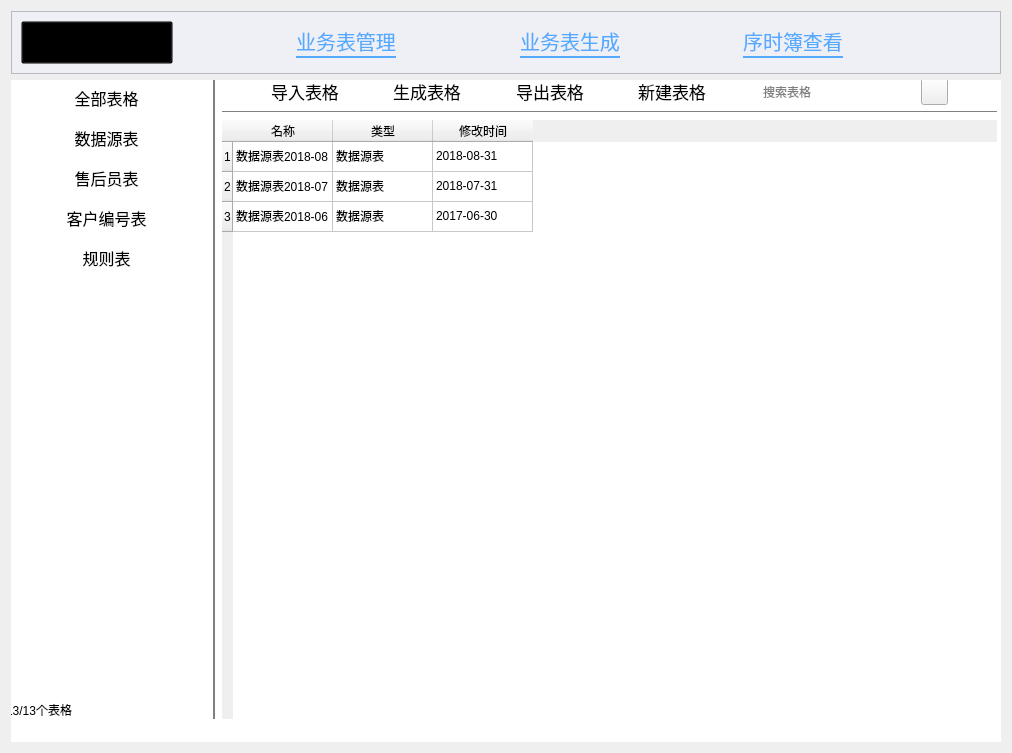
<?xml version="1.0" encoding="UTF-8"?>
<ui version="4.0">
 <class>manageWidget</class>
 <widget class="QWidget" name="manageWidget">
  <property name="geometry">
   <rect>
    <x>0</x>
    <y>0</y>
    <width>1012</width>
    <height>753</height>
   </rect>
  </property>
  <property name="windowTitle">
   <string>表单管理</string>
  </property>
  <property name="styleSheet">
   <string notr="true"/>
  </property>
  <layout class="QGridLayout" name="gridLayout">
   <item row="0" column="0">
    <widget class="QFrame" name="titleFrame">
     <property name="styleSheet">
      <string notr="true">QFrame#titleFrame{
	background: rgb(238,240,246);
}</string>
     </property>
     <property name="frameShape">
      <enum>QFrame::StyledPanel</enum>
     </property>
     <property name="frameShadow">
      <enum>QFrame::Raised</enum>
     </property>
     <layout class="QHBoxLayout" name="horizontalLayout">
      <item>
       <widget class="QPushButton" name="logoLabelPushButton">
        <property name="sizePolicy">
         <sizepolicy hsizetype="Fixed" vsizetype="Fixed">
          <horstretch>0</horstretch>
          <verstretch>0</verstretch>
         </sizepolicy>
        </property>
        <property name="styleSheet">
         <string notr="true">QPushButton#logoLabelPushButton{
	font-family: &quot;等线&quot;;
	font-weight: bold;
	font-size: 24px;
	background: rgba(0,0,0,0);
}</string>
        </property>
        <property name="text">
         <string>提成计算系统</string>
        </property>
        <property name="icon">
         <iconset resource="resources.qrc">
          <normaloff>:/img/销售提成结算.png</normaloff>:/img/销售提成结算.png</iconset>
        </property>
        <property name="iconSize">
         <size>
          <width>50</width>
          <height>50</height>
         </size>
        </property>
       </widget>
      </item>
      <item>
       <spacer name="horizontalSpacer">
        <property name="orientation">
         <enum>Qt::Horizontal</enum>
        </property>
        <property name="sizeHint" stdset="0">
         <size>
          <width>74</width>
          <height>19</height>
         </size>
        </property>
       </spacer>
      </item>
      <item>
       <widget class="QPushButton" name="tableManagePushButton">
        <property name="sizePolicy">
         <sizepolicy hsizetype="Fixed" vsizetype="Fixed">
          <horstretch>0</horstretch>
          <verstretch>0</verstretch>
         </sizepolicy>
        </property>
        <property name="styleSheet">
         <string notr="true">QPushButton#tableManagePushButton{
	background: rgba(0,0,0,0);
	font-family: &quot;黑体&quot;;
	font-size: 20px;
}

QPushButton#tableManagePushButton:hover{
	color: rgb(85, 170, 255);
}

QPushButton#tableManagePushButton:checked{
	color: rgb(85, 170, 255);
	border: none;
	border-bottom: 2px solid rgb(85, 170, 255);
}</string>
        </property>
        <property name="text">
         <string>业务表管理</string>
        </property>
        <property name="checkable">
         <bool>true</bool>
        </property>
        <property name="checked">
         <bool>true</bool>
        </property>
       </widget>
      </item>
      <item>
       <spacer name="horizontalSpacer_2">
        <property name="orientation">
         <enum>Qt::Horizontal</enum>
        </property>
        <property name="sizeHint" stdset="0">
         <size>
          <width>94</width>
          <height>19</height>
         </size>
        </property>
       </spacer>
      </item>
      <item>
       <widget class="QPushButton" name="tableGeneratePushButton">
        <property name="sizePolicy">
         <sizepolicy hsizetype="Fixed" vsizetype="Fixed">
          <horstretch>0</horstretch>
          <verstretch>0</verstretch>
         </sizepolicy>
        </property>
        <property name="styleSheet">
         <string notr="true">QPushButton#tableGeneratePushButton{
	background: rgba(0,0,0,0);
	font-family: &quot;黑体&quot;;
	font-size: 20px;
}

QPushButton#tableGeneratePushButton:hover{
	color: rgb(85, 170, 255);
}

QPushButton#tableGeneratePushButton:checked{
	color: rgb(85, 170, 255);
	border: none;
	border-bottom: 2px solid rgb(85, 170, 255);
}</string>
        </property>
        <property name="text">
         <string>业务表生成</string>
        </property>
        <property name="checkable">
         <bool>true</bool>
        </property>
        <property name="checked">
         <bool>true</bool>
        </property>
       </widget>
      </item>
      <item>
       <spacer name="horizontalSpacer_3">
        <property name="orientation">
         <enum>Qt::Horizontal</enum>
        </property>
        <property name="sizeHint" stdset="0">
         <size>
          <width>82</width>
          <height>19</height>
         </size>
        </property>
       </spacer>
      </item>
      <item>
       <widget class="QPushButton" name="tableViewPushButton">
        <property name="sizePolicy">
         <sizepolicy hsizetype="Fixed" vsizetype="Fixed">
          <horstretch>0</horstretch>
          <verstretch>0</verstretch>
         </sizepolicy>
        </property>
        <property name="styleSheet">
         <string notr="true">QPushButton#tableViewPushButton{
	background: rgba(0,0,0,0);
	font-family: &quot;黑体&quot;;
	font-size: 20px;
}

QPushButton#tableViewPushButton:hover{
	color: rgb(85, 170, 255);
}

QPushButton#tableViewPushButton:checked{
	color: rgb(85, 170, 255);
	border: none;
	border-bottom: 2px solid rgb(85, 170, 255);
}</string>
        </property>
        <property name="text">
         <string>序时簿查看</string>
        </property>
        <property name="checkable">
         <bool>true</bool>
        </property>
        <property name="checked">
         <bool>true</bool>
        </property>
       </widget>
      </item>
      <item>
       <spacer name="horizontalSpacer_4">
        <property name="orientation">
         <enum>Qt::Horizontal</enum>
        </property>
        <property name="sizeHint" stdset="0">
         <size>
          <width>148</width>
          <height>19</height>
         </size>
        </property>
       </spacer>
      </item>
     </layout>
    </widget>
   </item>
   <item row="1" column="0">
    <widget class="QStackedWidget" name="stackedWidget">
     <property name="styleSheet">
      <string notr="true">QWidget#page{
	background: white;
}</string>
     </property>
     <widget class="QWidget" name="page">
      <widget class="QWidget" name="horizontalLayoutWidget_2">
       <property name="geometry">
        <rect>
         <x>-5</x>
         <y>-2</y>
         <width>991</width>
         <height>641</height>
        </rect>
       </property>
       <layout class="QHBoxLayout" name="horizontalLayout_4">
        <item>
         <layout class="QVBoxLayout" name="verticalLayout_3">
          <item>
           <widget class="QListWidget" name="selectListWidget">
            <property name="sizePolicy">
             <sizepolicy hsizetype="Fixed" vsizetype="Minimum">
              <horstretch>0</horstretch>
              <verstretch>0</verstretch>
             </sizepolicy>
            </property>
            <property name="minimumSize">
             <size>
              <width>201</width>
              <height>281</height>
             </size>
            </property>
            <property name="maximumSize">
             <size>
              <width>201</width>
              <height>16777215</height>
             </size>
            </property>
            <property name="styleSheet">
             <string notr="true">QListWidget#selectListWidget{
	border: 0px;
	font-size: 16px;
}

QListWidget#selectListWidget::item{
	height: 40px;
}</string>
            </property>
            <item>
             <property name="text">
              <string>全部表格</string>
             </property>
             <property name="textAlignment">
              <set>AlignHCenter|AlignVCenter|AlignCenter</set>
             </property>
            </item>
            <item>
             <property name="text">
              <string>数据源表</string>
             </property>
             <property name="textAlignment">
              <set>AlignHCenter|AlignVCenter|AlignCenter</set>
             </property>
            </item>
            <item>
             <property name="text">
              <string>售后员表</string>
             </property>
             <property name="textAlignment">
              <set>AlignHCenter|AlignVCenter|AlignCenter</set>
             </property>
            </item>
            <item>
             <property name="text">
              <string>客户编号表</string>
             </property>
             <property name="textAlignment">
              <set>AlignHCenter|AlignVCenter|AlignCenter</set>
             </property>
            </item>
            <item>
             <property name="text">
              <string>规则表</string>
             </property>
             <property name="textAlignment">
              <set>AlignHCenter|AlignVCenter|AlignCenter</set>
             </property>
            </item>
           </widget>
          </item>
          <item>
           <spacer name="verticalSpacer">
            <property name="orientation">
             <enum>Qt::Vertical</enum>
            </property>
            <property name="sizeHint" stdset="0">
             <size>
              <width>20</width>
              <height>40</height>
             </size>
            </property>
           </spacer>
          </item>
          <item>
           <widget class="QLabel" name="imageLabel">
            <property name="sizePolicy">
             <sizepolicy hsizetype="Fixed" vsizetype="Fixed">
              <horstretch>0</horstretch>
              <verstretch>0</verstretch>
             </sizepolicy>
            </property>
            <property name="minimumSize">
             <size>
              <width>201</width>
              <height>291</height>
             </size>
            </property>
            <property name="maximumSize">
             <size>
              <width>201</width>
              <height>291</height>
             </size>
            </property>
            <property name="styleSheet">
             <string notr="true">QLabel#imageLabel{
	border-image: url(:/img/草原.png);
	color: white;
	font-weight: bold;
}</string>
            </property>
            <property name="text">
             <string>&lt;html&gt;&lt;head/&gt;&lt;body&gt;&lt;p align=&quot;center&quot;&gt;&lt;span style=&quot; font-size:20pt;&quot;&gt;昆山道普&lt;/span&gt;&lt;/p&gt;&lt;p align=&quot;center&quot;&gt;&lt;span style=&quot; font-size:20pt;&quot;&gt;润滑科技&lt;/span&gt;&lt;/p&gt;&lt;p align=&quot;center&quot;&gt;&lt;span style=&quot; font-size:20pt;&quot;&gt;有限公司&lt;/span&gt;&lt;/p&gt;&lt;/body&gt;&lt;/html&gt;</string>
            </property>
           </widget>
          </item>
          <item>
           <widget class="QLabel" name="label">
            <property name="sizePolicy">
             <sizepolicy hsizetype="Fixed" vsizetype="Fixed">
              <horstretch>0</horstretch>
              <verstretch>0</verstretch>
             </sizepolicy>
            </property>
            <property name="text">
             <string>13/13个表格</string>
            </property>
           </widget>
          </item>
         </layout>
        </item>
        <item>
         <widget class="Line" name="vline">
          <property name="styleSheet">
           <string notr="true">QFrame#vline{
	border: 2px;
	border-left: 2px solid gray;
}</string>
          </property>
          <property name="orientation">
           <enum>Qt::Vertical</enum>
          </property>
         </widget>
        </item>
        <item>
         <layout class="QVBoxLayout" name="verticalLayout_2">
          <item>
           <layout class="QHBoxLayout" name="horizontalLayout_3">
            <item>
             <spacer name="horizontalSpacer_5">
              <property name="orientation">
               <enum>Qt::Horizontal</enum>
              </property>
              <property name="sizeHint" stdset="0">
               <size>
                <width>40</width>
                <height>20</height>
               </size>
              </property>
             </spacer>
            </item>
            <item>
             <widget class="QPushButton" name="importPushButton">
              <property name="styleSheet">
               <string notr="true">QPushButton{
	background: white;
	border: none;
	font-family: &quot;微软雅黑&quot;;
	font-size: 17px;
	qproperty-icon: url(:/img/import.png)
}

QPushButton:hover{
	border: 1px solid rgb(105, 164, 240);
	border-radius: 5px;
	color: rgb(85, 170, 255);
}</string>
              </property>
              <property name="text">
               <string>导入表格</string>
              </property>
             </widget>
            </item>
            <item>
             <spacer name="horizontalSpacer_6">
              <property name="orientation">
               <enum>Qt::Horizontal</enum>
              </property>
              <property name="sizeHint" stdset="0">
               <size>
                <width>40</width>
                <height>20</height>
               </size>
              </property>
             </spacer>
            </item>
            <item>
             <widget class="QPushButton" name="generatePushButton">
              <property name="styleSheet">
               <string notr="true">QPushButton{
	background: white;
	border: none;
	font-family: &quot;微软雅黑&quot;;
	font-size: 17px;
}

QPushButton:hover{
	border: 1px solid rgb(105, 164, 240);
	border-radius: 5px;
	color: rgb(85, 170, 255);
}</string>
              </property>
              <property name="text">
               <string>生成表格</string>
              </property>
              <property name="icon">
               <iconset resource="resources.qrc">
                <normaloff>:/img/generate.png</normaloff>:/img/generate.png</iconset>
              </property>
             </widget>
            </item>
            <item>
             <spacer name="horizontalSpacer_7">
              <property name="orientation">
               <enum>Qt::Horizontal</enum>
              </property>
              <property name="sizeHint" stdset="0">
               <size>
                <width>40</width>
                <height>20</height>
               </size>
              </property>
             </spacer>
            </item>
            <item>
             <widget class="QPushButton" name="generatePushButton_2">
              <property name="styleSheet">
               <string notr="true">QPushButton{
	background: white;
	border: none;
	font-family: &quot;微软雅黑&quot;;
	font-size: 17px;
}

QPushButton:hover{
	border: 1px solid rgb(105, 164, 240);
	border-radius: 5px;
	color: rgb(85, 170, 255);
}</string>
              </property>
              <property name="text">
               <string>导出表格</string>
              </property>
              <property name="icon">
               <iconset resource="resources.qrc">
                <normaloff>:/img/export.png</normaloff>:/img/export.png</iconset>
              </property>
             </widget>
            </item>
            <item>
             <spacer name="horizontalSpacer_8">
              <property name="orientation">
               <enum>Qt::Horizontal</enum>
              </property>
              <property name="sizeHint" stdset="0">
               <size>
                <width>40</width>
                <height>20</height>
               </size>
              </property>
             </spacer>
            </item>
            <item>
             <widget class="QPushButton" name="generatePushButton_3">
              <property name="styleSheet">
               <string notr="true">QPushButton{
	background: white;
	border: none;
	font-family: &quot;微软雅黑&quot;;
	font-size: 17px;
}

QPushButton:hover{
	border: 1px solid rgb(105, 164, 240);
	border-radius: 5px;
	color: rgb(85, 170, 255);
}</string>
              </property>
              <property name="text">
               <string>新建表格</string>
              </property>
              <property name="icon">
               <iconset resource="resources.qrc">
                <normaloff>:/img/新建 .png</normaloff>:/img/新建 .png</iconset>
              </property>
             </widget>
            </item>
            <item>
             <spacer name="horizontalSpacer_9">
              <property name="orientation">
               <enum>Qt::Horizontal</enum>
              </property>
              <property name="sizeHint" stdset="0">
               <size>
                <width>40</width>
                <height>20</height>
               </size>
              </property>
             </spacer>
            </item>
            <item>
             <widget class="QLineEdit" name="searchLineEdit">
              <property name="toolTip">
               <string>&lt;html&gt;&lt;head/&gt;&lt;body&gt;&lt;p&gt;你好啊&lt;/p&gt;&lt;/body&gt;&lt;/html&gt;</string>
              </property>
              <property name="styleSheet">
               <string notr="true">QLineEdit#searchLineEdit{
	border-top: 0px;
	border-left: 0px;
	border-right: 0px;
	border-bottom: 0px;
	background: rgb(0,0,0,0);
	font-family: &quot;微软雅黑&quot;;
}</string>
              </property>
              <property name="placeholderText">
               <string>搜索表格</string>
              </property>
             </widget>
            </item>
            <item>
             <spacer name="horizontalSpacer_10">
              <property name="orientation">
               <enum>Qt::Horizontal</enum>
              </property>
              <property name="sizeHint" stdset="0">
               <size>
                <width>40</width>
                <height>20</height>
               </size>
              </property>
             </spacer>
            </item>
            <item>
             <widget class="QPushButton" name="searchPushButton">
              <property name="sizePolicy">
               <sizepolicy hsizetype="Fixed" vsizetype="Fixed">
                <horstretch>0</horstretch>
                <verstretch>0</verstretch>
               </sizepolicy>
              </property>
              <property name="minimumSize">
               <size>
                <width>27</width>
                <height>27</height>
               </size>
              </property>
              <property name="maximumSize">
               <size>
                <width>27</width>
                <height>27</height>
               </size>
              </property>
              <property name="styleSheet">
               <string notr="true">QPushButton#searchPushButton{
	border-image: url(:/img/搜索黑.png);
}

QPushButton#searchPushButton:hover{
	border-image: url(:/img/搜索蓝.png);
}</string>
              </property>
              <property name="text">
               <string/>
              </property>
             </widget>
            </item>
            <item>
             <spacer name="horizontalSpacer_11">
              <property name="orientation">
               <enum>Qt::Horizontal</enum>
              </property>
              <property name="sizeHint" stdset="0">
               <size>
                <width>40</width>
                <height>20</height>
               </size>
              </property>
             </spacer>
            </item>
           </layout>
          </item>
          <item>
           <widget class="Line" name="hLine">
            <property name="styleSheet">
             <string notr="true">QFrame#hLine{
	border-top: 1px solid gray;
}</string>
            </property>
            <property name="orientation">
             <enum>Qt::Horizontal</enum>
            </property>
           </widget>
          </item>
          <item>
           <widget class="QTableWidget" name="tableWidget">
            <property name="styleSheet">
             <string notr="true">QTableWidget{
	border: 0px;
}</string>
            </property>
            <row>
             <property name="text">
              <string>1</string>
             </property>
            </row>
            <row>
             <property name="text">
              <string>2</string>
             </property>
            </row>
            <row>
             <property name="text">
              <string>3</string>
             </property>
            </row>
            <column>
             <property name="text">
              <string>名称</string>
             </property>
            </column>
            <column>
             <property name="text">
              <string>类型</string>
             </property>
            </column>
            <column>
             <property name="text">
              <string>修改时间</string>
             </property>
            </column>
            <item row="0" column="0">
             <property name="text">
              <string>数据源表2018-08</string>
             </property>
            </item>
            <item row="0" column="1">
             <property name="text">
              <string>数据源表</string>
             </property>
            </item>
            <item row="0" column="2">
             <property name="text">
              <string>2018-08-31</string>
             </property>
            </item>
            <item row="1" column="0">
             <property name="text">
              <string>数据源表2018-07</string>
             </property>
            </item>
            <item row="1" column="1">
             <property name="text">
              <string>数据源表</string>
             </property>
            </item>
            <item row="1" column="2">
             <property name="text">
              <string>2018-07-31</string>
             </property>
            </item>
            <item row="2" column="0">
             <property name="text">
              <string>数据源表2018-06</string>
             </property>
            </item>
            <item row="2" column="1">
             <property name="text">
              <string>数据源表</string>
             </property>
            </item>
            <item row="2" column="2">
             <property name="text">
              <string>2017-06-30</string>
             </property>
            </item>
           </widget>
          </item>
         </layout>
        </item>
       </layout>
      </widget>
      <zorder>horizontalLayoutWidget</zorder>
      <zorder>verticalLayoutWidget_2</zorder>
      <zorder>gridLayoutWidget</zorder>
      <zorder>tableWidget</zorder>
      <zorder>horizontalLayoutWidget_2</zorder>
     </widget>
     <widget class="QWidget" name="page_2">
      <widget class="QLabel" name="label_2">
       <property name="geometry">
        <rect>
         <x>130</x>
         <y>120</y>
         <width>111</width>
         <height>41</height>
        </rect>
       </property>
       <property name="text">
        <string>数据源表</string>
       </property>
      </widget>
      <widget class="QLabel" name="label_3">
       <property name="geometry">
        <rect>
         <x>130</x>
         <y>170</y>
         <width>111</width>
         <height>41</height>
        </rect>
       </property>
       <property name="text">
        <string>规则表</string>
       </property>
      </widget>
      <widget class="QLabel" name="label_4">
       <property name="geometry">
        <rect>
         <x>130</x>
         <y>220</y>
         <width>111</width>
         <height>41</height>
        </rect>
       </property>
       <property name="text">
        <string>售后员表</string>
       </property>
      </widget>
      <widget class="QLabel" name="label_5">
       <property name="geometry">
        <rect>
         <x>130</x>
         <y>270</y>
         <width>111</width>
         <height>41</height>
        </rect>
       </property>
       <property name="text">
        <string>主管表</string>
       </property>
      </widget>
      <widget class="QComboBox" name="comboBox">
       <property name="geometry">
        <rect>
         <x>280</x>
         <y>130</y>
         <width>171</width>
         <height>22</height>
        </rect>
       </property>
       <item>
        <property name="text">
         <string>数据源表2018-08</string>
        </property>
       </item>
      </widget>
      <widget class="QComboBox" name="comboBox_2">
       <property name="geometry">
        <rect>
         <x>280</x>
         <y>180</y>
         <width>171</width>
         <height>22</height>
        </rect>
       </property>
       <item>
        <property name="text">
         <string>规则表A</string>
        </property>
       </item>
      </widget>
      <widget class="QComboBox" name="comboBox_3">
       <property name="geometry">
        <rect>
         <x>280</x>
         <y>230</y>
         <width>171</width>
         <height>22</height>
        </rect>
       </property>
       <item>
        <property name="text">
         <string>售后员表2018-06</string>
        </property>
       </item>
      </widget>
      <widget class="QComboBox" name="comboBox_4">
       <property name="geometry">
        <rect>
         <x>280</x>
         <y>280</y>
         <width>171</width>
         <height>22</height>
        </rect>
       </property>
       <item>
        <property name="text">
         <string>主管表2018-06</string>
        </property>
       </item>
      </widget>
      <widget class="QPushButton" name="pushButton">
       <property name="geometry">
        <rect>
         <x>130</x>
         <y>350</y>
         <width>101</width>
         <height>28</height>
        </rect>
       </property>
       <property name="text">
        <string>生成提成表单</string>
       </property>
      </widget>
      <widget class="QProgressBar" name="progressBar">
       <property name="geometry">
        <rect>
         <x>280</x>
         <y>350</y>
         <width>181</width>
         <height>23</height>
        </rect>
       </property>
       <property name="value">
        <number>24</number>
       </property>
      </widget>
     </widget>
    </widget>
   </item>
  </layout>
  <zorder>titleFrame</zorder>
  <zorder>stackedWidget</zorder>
 </widget>
 <resources>
  <include location="resources.qrc"/>
 </resources>
 <connections/>
</ui>
